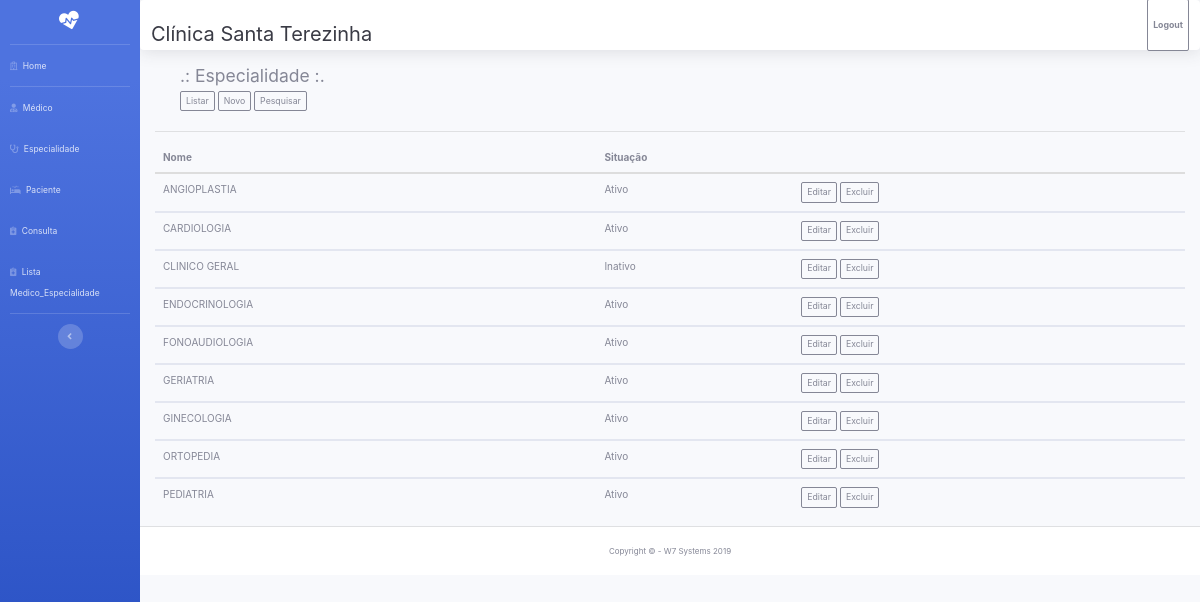
The app's page /view/EspecialidadeListar.php with its own data.
### tables this page shows
CREATE TABLE IF NOT EXISTS `especialidades` (
  `id_especialidades` int(11) NOT NULL AUTO_INCREMENT,
  `nome_especialidades` varchar(50) DEFAULT NULL,
  `situacao_especialidades` varchar(11) DEFAULT NULL,
  PRIMARY KEY (`id_especialidades`)
);

### model/Especialidade.php (called while the page is built, shortened)
<?php
require_once("Conexao.php");
class Especialidade extends Conexao {
   public function selectAll() {
  	$sql = "SELECT * FROM especialidades ORDER BY nome_especialidades ASC";
  	$res = Conexao::prepare($sql);
  	$res->execute();
  	$result = $res->fetchAll();
    return $result;
  }
}
?>

### model/Conexao.php (called while the page is built, shortened)
<?php
class Conexao {
	private static $pdo;
	public static function ConexaoDB() {
		if (!isset(self::$pdo)) {
			try {
				self::$pdo = new PDO("mysql:host=".HOST. ";dbname=".DB , USER, PASS);
				self::$pdo->setAttribute(PDO::ATTR_DEFAULT_FETCH_MODE, PDO::FETCH_OBJ);
				self::$pdo->setAttribute(PDO::ATTR_ERRMODE, PDO::ERRMODE_EXCEPTION);
			} catch (PDOException $e) {
				echo "Erro no DB ".$e->getMessage();
			}
		}
		return self::$pdo;
	}
	public function prepare($sql) {
		return self::ConexaoDB()->prepare($sql);
	}
}
?>

### view/EspecialidadeListar.php (the view, shortened to what this page needs)
<?php require_once("layout/head.php"); ?>
<?php require_once("layout/menu.php"); ?>
<?php require_once("layout/nav.php"); ?>
<?php require_once("layout/EspecialidadeMenu.php"); ?>
<?php
require_once '../model/Especialidade.php';
$especialidade = new Especialidade();
?>
<div class="container">
	<hr>
	<div class="table-responsive">
	<table class="table table-hover">
		<thead>
			<tr>
				<th>Nome</th>
				<th colspan="2">Situação</th>
			</tr>
		</thead>
		<?php foreach ($especialidade->selectAll() as $key => $value): ?>
		<tbody>
			<tr>
				<td><?php echo $value->nome_especialidades; ?></td>
				<td><?php echo $value->situacao_especialidades = ($value->situacao_especialidades == "0") ? "Inativo":"Ativo" ?>
				</td>
				<td>
					<a href="EspecialidadeEditar.php?id_especialidades=<?php echo $value->id_especialidades; ?>" class="btn btn-outline-secondary btn-sm" >Editar</a>
					<a href="EspecialidadeListar.php?acao=deletar&id_especialidades=<?php echo $value->id_especialidades; ?>" class="btn btn-outline-secondary btn-sm" >Excluir</a>
				</td>
			</tr>
		</tbody>
		<?php endforeach ?>
	</table>
</div>
</div>
<?php require_once("layout/footer.php"); ?>

### records on screen
especialidades: nome_especialidades "ANGIOPLASTIA", situacao_especialidades "Ativo"
especialidades: nome_especialidades "CARDIOLOGIA", situacao_especialidades "Ativo"
especialidades: nome_especialidades "CLINICO GERAL", situacao_especialidades "Inativo"
especialidades: nome_especialidades "ENDOCRINOLOGIA", situacao_especialidades "Ativo"
especialidades: nome_especialidades "FONOAUDIOLOGIA", situacao_especialidades "Ativo"
especialidades: nome_especialidades "GERIATRIA", situacao_especialidades "Ativo"
especialidades: nome_especialidades "GINECOLOGIA", situacao_especialidades "Ativo"
especialidades: nome_especialidades "ORTOPEDIA", situacao_especialidades "Ativo"
especialidades: nome_especialidades "PEDIATRIA", situacao_especialidades "Ativo"
